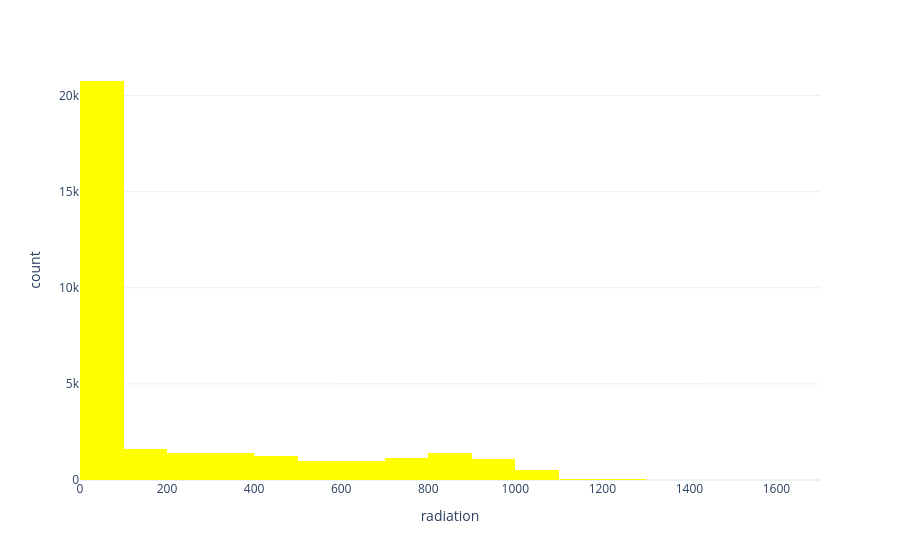

The notebook cell this image was saved under:
### Code cell
# the distrubtion for target 
import plotly.express as px

fig = px.histogram(
    data_frame=df,
    x='radiation',
    nbins=20,
    color_discrete_sequence=['yellow']
)

fig.show()

### Figure 1 — Plotly figure (JSON) as saved in the notebook; plotly's stock layout.template omitted (floating-point values rounded to 4 significant figures; data arrays with more than 128 entries replaced by an {"elided": "..."} marker saying what was removed)
{"data": [{"bingroup": "x", "hovertemplate": "radiation=%{x}<br>count=%{y}<extra></extra>", "legendgroup": "", "marker": {"color": "yellow", "pattern": {"shape": ""}}, "name": "", "nbinsx": 20, "orientation": "v", "showlegend": false, "type": "histogram", "x": {"elided": "32686 float values"}, "xaxis": "x", "yaxis": "y"}], "layout": {"barmode": "relative", "legend": {"tracegroupgap": 0}, "margin": {"t": 60}, "xaxis": {"anchor": "y", "domain": [0, 1], "title": {"text": "radiation"}}, "yaxis": {"anchor": "x", "domain": [0, 1], "title": {"text": "count"}}}}
